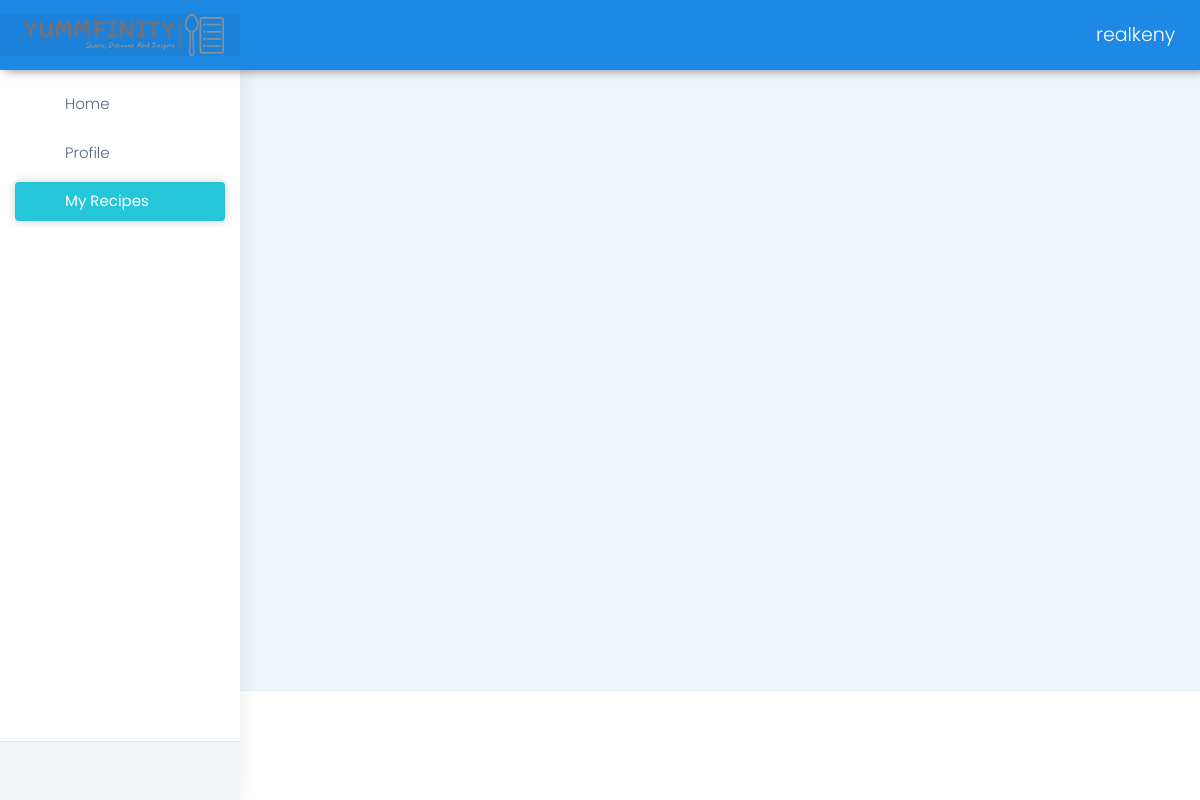
Page /my_recipes (signed in) on the earlier database version.
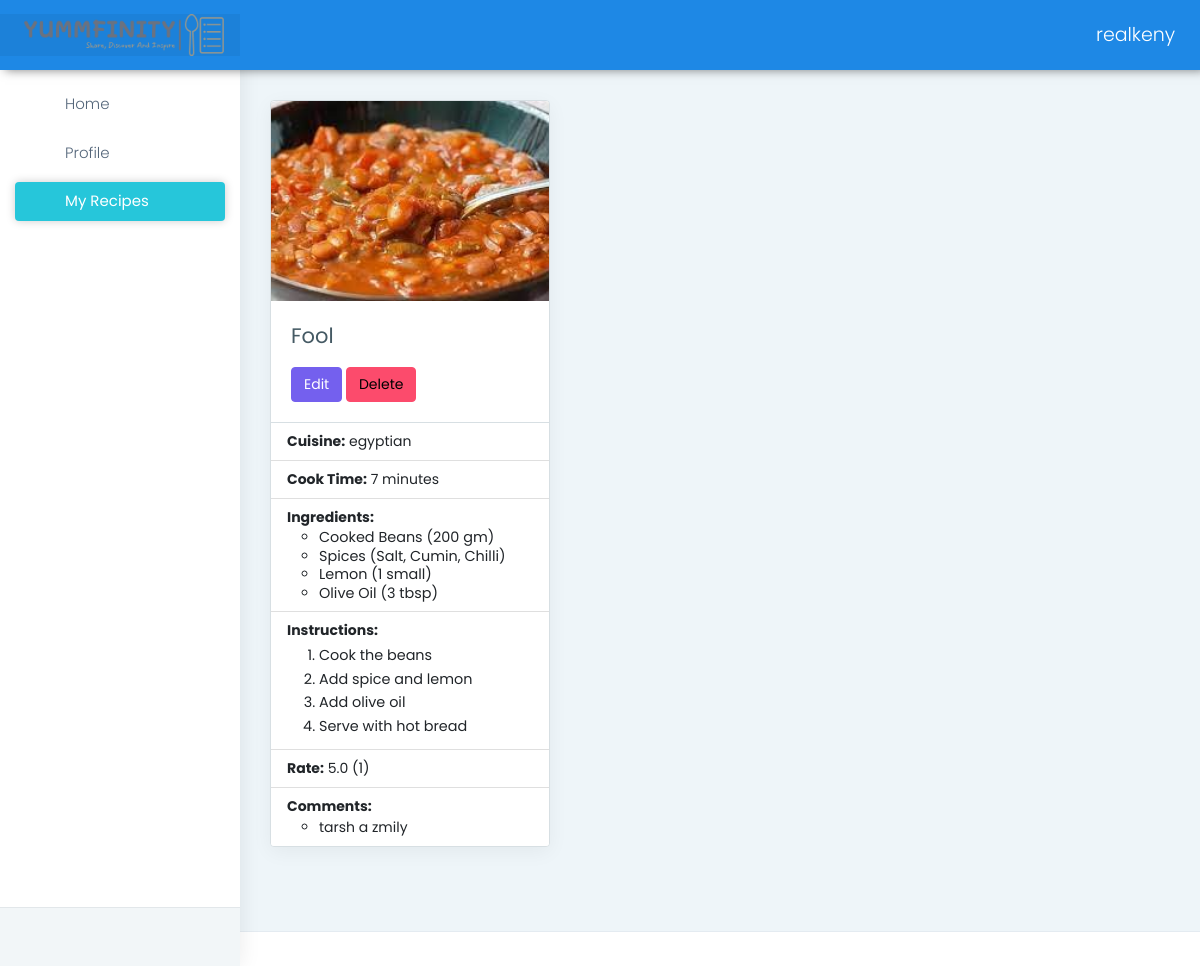
Same page on the later database version.
### apps/authentication/models.py (models this page shows, shortened)
class User(db.Model, UserMixin):
    id = db.Column(db.Integer, primary_key=True)
    username = db.Column(db.String(64), unique=True)
    email = db.Column(db.String(64), unique=True)
    password = db.Column(db.LargeBinary)
    recipes = db.relationship('Recipe', backref='user')
    ratings = db.relationship('Rating', backref='user')
    comments = db.relationship('Comment', backref='user')
    profile = db.relationship("UserProfile", uselist=False, back_populates="user")
    activities = db.relationship('UserActivity', back_populates='user', lazy=True)
    followers = db.relationship('Follow', foreign_keys=[Follow.followed_id], back_populates='followed', lazy='dynamic', cascade='all, delete-orphan')
    following = db.relationship('Follow', foreign_keys=[Follow.follower_id], back_populates='follower', lazy='dynamic', cascade='all, delete-orphan')

class Recipe(db.Model):
    id = db.Column(db.Integer, primary_key=True)
    cuisine = db.Column(db.String(64))
    name = db.Column(db.String(64))
    description = db.Column(db.Text, nullable=False)
    user_id = db.Column(db.Integer, db.ForeignKey('user.id'), nullable=False)
    cooking_time = db.Column(db.Integer, nullable=False)
    cuisine = db.Column(db.String(64), nullable=False)
    image = db.Column(db.String(255), nullable=True)
    ingredients = db.relationship('Ingredient', backref='recipe', lazy=True, cascade='all, delete-orphan')
    ingredients = db.relationship('Instruction', backref='recipe', lazy=True, cascade='all, delete-orphan')
    ratings = db.relationship('Rating', backref='recipe', lazy=True, cascade='all, delete-orphan')
    comments = db.relationship('Comment', backref='recipe', lazy=True, cascade='all, delete-orphan')
    activities = db.relationship('UserActivity', back_populates='recipe', lazy=True, cascade='all, delete-orphan')

class Ingredient(db.Model):
    id = db.Column(db.Integer, primary_key=True)
    name = db.Column(db.String(64), unique=True)
    recipe_id = db.Column(db.Integer, db.ForeignKey('recipe.id'), nullable=False)

class Instruction(db.Model):
    id = db.Column(db.Integer, primary_key=True)
    method = db.Column(db.String(), unique=True)
    recipe_id = db.Column(db.Integer, db.ForeignKey('recipe.id'), nullable=False)

class Comment(db.Model):
    id = db.Column(db.Integer, primary_key=True)
    content = db.Column(db.Text, nullable=False)
    timestamp = db.Column(db.DateTime, default=datetime.now)
    user_id = db.Column(db.Integer, db.ForeignKey('user.id'), nullable=False)
    recipe_id = db.Column(db.Integer, db.ForeignKey('recipe.id'), nullable=False)
    timestamp = db.Column(db.DateTime, default=datetime.now)
    activities = db.relationship('UserActivity', back_populates='comment', lazy=True)

### apps/home/routes.py (the view)
@blueprint.route('/my_recipes', methods=['GET', 'POST'])
@login_required
def my_recipes():
    recipes = Recipe.query.filter_by(user_id= current_user.id).all()
    full_recipes_data = []
    for recipe in recipes:
        comments = Comment.query.filter_by(recipe_id=recipe.id).all()
        rates = Rating.query.filter_by(recipe_id=recipe.id).all()
        avg_rating = None if not rates else sum(rate.rating for rate in rates) / len(rates)
        instructions = Instruction.query.filter_by(recipe_id=recipe.id).all()
        ingredients = Ingredient.query.filter_by(recipe_id=recipe.id).all()
        full_recipes_data.append({
            'id': recipe.id,
            'name': recipe.name,
            'image': recipe.image,
            'cooking_time': recipe.cooking_time,
            'cuisine': recipe.cuisine,
            'comments': comments,
            'rate': avg_rating,
            'rate_count': len(rates),
            'instructions': instructions,
            'ingredients': ingredients
        })
    return render_template('home/my_recipes.html', recipes= full_recipes_data)

### apps/__init__.py (called while the page is built)
def configure_database(app):
    @app.before_first_request
    def initialize_database():
        db.create_all()
    @app.teardown_request
    def shutdown_session(exception=None):
        db.session.remove()

### apps/authentication/models.py (called while the page is built)
@login_manager.user_loader
def user_loader(id):
    return User.query.filter_by(id=id).first()

### apps/templates/home/my_recipes.html (shortened to what this page needs)
{% extends "layouts/base.html" %}
{% block stylesheets %}
<link href="https://cdn.jsdelivr.net/npm/bootstrap@5.3.0-alpha1/dist/css/bootstrap.min.css" rel="stylesheet">
{% endblock stylesheets %}
{% block content %}
<div class="container-fluid">
    <div class="row">
        {% for recipe in recipes %}
        <div class="col-md-6 col-lg-4 mb-4">
            <div class="card">
                {% if recipe.image %}
                <img src="{{ url_for('static', filename='assets/images/' + recipe.image) }}" class="card-img-top" alt="{{ recipe.name }}">
                {% endif %}
                <div class="card-body">
                    <h5 class="card-title">{{ recipe.name }}</h5>
                    <a href="{{ url_for('home_blueprint.edit_recipe', recipe_id=recipe.id) }}" class="btn btn-primary">Edit</a>
                    <form action="{{ url_for('home_blueprint.delete_recipe', id=recipe.id) }}" method="post" class="d-inline">
                        <button type="submit" class="btn btn-danger" onclick="return confirm('Are you sure you want to delete this recipe?')">Delete</button>
                    </form>
                </div>
                <ul class="list-group list-group-flush">
                    <li class="list-group-item"><strong>Cuisine:</strong> {{ recipe.cuisine }}</li>
                    <li class="list-group-item"><strong>Cook Time:</strong> {{ recipe.cooking_time }} minutes</li>
                    <li class="list-group-item"><strong>Ingredients:</strong>
                        <ul>
                            {% for ingredient in recipe.ingredients %}
                            <li class="ingredient">{{ ingredient.name }}</li>
                            {% endfor %}
                        </ul>
                    </li>
                    <li class="list-group-item"><strong>Instructions:</strong>
                        <ol>
                            {% for instruction in recipe.instructions %}
                            <li class="instruction">{{ instruction.method }}</li>
                            {% endfor %}
                        </ol>
                    </li>
                    <li class="list-group-item"><strong>Rate:</strong> {{ recipe.rate }} <span class="rate-count">({{ recipe.rate_count }})</span></li>
                    <li class="list-group-item"><strong>Comments:</strong>
                        <ul>
                            {% for comment in recipe.comments %}
                            <li>{{ comment.content }}</li>
                            {% endfor %}
                        </ul>
                    </li>
                </ul>
            </div>
        </div>
        {% endfor %}
    </div>
</div>
{% endblock content %}

### apps/templates/layouts/base.html (shortened to what this page needs)
<!DOCTYPE html>
<html dir="ltr" lang="en">
<head>
    {% block stylesheets %}{% endblock stylesheets %}
    <link href="{{ config.ASSETS_ROOT }}/css/style.min.css" rel="stylesheet">
</head>
<body>
    <div id="main-wrapper" data-layout="vertical" data-navbarbg="skin6" data-sidebartype="full"
        data-sidebar-position="absolute" data-header-position="absolute" data-boxed-layout="full">
        {% include 'includes/navigation.html' %}
        {% include 'includes/sidebar.html' %}
        <div class="page-wrapper">
            {% block content %}{% endblock content %}
            {% include 'includes/footer.html' %}
        </div>
    </div>
</body>
</html>

### apps/templates/includes/navigation.html (shortened to what this page needs)
<header class="topbar" data-navbarbg="skin6">
    <nav class="navbar top-navbar navbar-expand-md navbar-dark">
        <div class="navbar-header" data-logobg="skin6">
            <a class="navbar-brand ms-4" href="/">
                <img src="{{ config.ASSETS_ROOT }}/images/logo-no-background.png" alt="homepage" class="dark-logo" style="width: 200px; height: auto;" />
            </a>
        </div>
        <div class="navbar-collapse collapse" id="navbarSupportedContent" data-navbarbg="skin5">
            <ul class="navbar-nav">
                <li class="nav-item dropdown">
                    <a class="nav-link dropdown-toggle text-muted waves-effect waves-dark" href="#" id="navbarDropdown" role="button" data-bs-toggle="dropdown" aria-expanded="false">
                        {{ current_user.username }}
                    </a>
                </li>
            </ul>
        </div>
    </nav>
</header>

### apps/templates/includes/sidebar.html
<aside class="left-sidebar" data-sidebarbg="skin6">
    <div class="scroll-sidebar">
        <nav class="sidebar-nav">
            <ul id="sidebarnav">
                <li class="sidebar-item"> <a class="sidebar-link waves-effect waves-dark sidebar-link"
                        href="/" aria-expanded="false"><i class="mdi me-2 mdi-gauge"></i><span
                            class="hide-menu">Home</span></a></li>
                <li class="sidebar-item"> <a class="sidebar-link waves-effect waves-dark sidebar-link"
                        href="/page-profile.html" aria-expanded="false">
                        <i class="mdi me-2 mdi-account-check"></i><span class="hide-menu">Profile</span></a>
                </li>
                <li class="sidebar-item"> <a class="sidebar-link waves-effect waves-dark sidebar-link"
                        href="/my_recipes" aria-expanded="false"><i class="mdi me-2 mdi-basket-fill"></i><span
                            class="hide-menu">My Recipes</span></a>
                </li>
            </ul>
        </nav>
    </div>
    <div class="sidebar-footer">
        <div class="row">
            <div class="col-4 link-wrap">
                <a href="{{ url_for('authentication_blueprint.logout') }}" class="link" data-toggle="tooltip" title="" data-original-title="Logout"><i
                        class="mdi mdi-power"></i></a>
            </div>
        </div>
    </div>
</aside>

### apps/templates/includes/footer.html
    <footer class="footer">
    </footer>

### apps/templates/home/my_recipes.html (style rules this page uses)
.card { border-radius: 10px; overflow: hidden; box-shadow: 0 0.5rem 1rem rgba(0, 0, 0, 0.15); }
.card img { height: 200px; object-fit: cover; }
.card-body { position: relative; }
.card-title { font-size: 1.5rem; font-weight: bold; }
.ingredient, .instruction { font-size: 0.9rem; line-height: 1.3; }
.rate-count { font-size: 0.9rem; }

Differences in the rows shown:
added Recipe: image (picture), name "Fool", cuisine "egyptian", cooking_time "7", rate "5.0", rate_count "1"
added Ingredient: name "Cooked Beans (200 gm)"
added Ingredient: name "Spices (Salt, Cumin, Chilli)"
added Ingredient: name "Lemon (1 small)"
added Ingredient: name "Olive Oil (3 tbsp)"
added Instruction: method "Cook the beans"
added Instruction: method "Add spice and lemon"
added Instruction: method "Add olive oil"
added Instruction: method "Serve with hot bread"
added Comment: content "tarsh a zmily"
